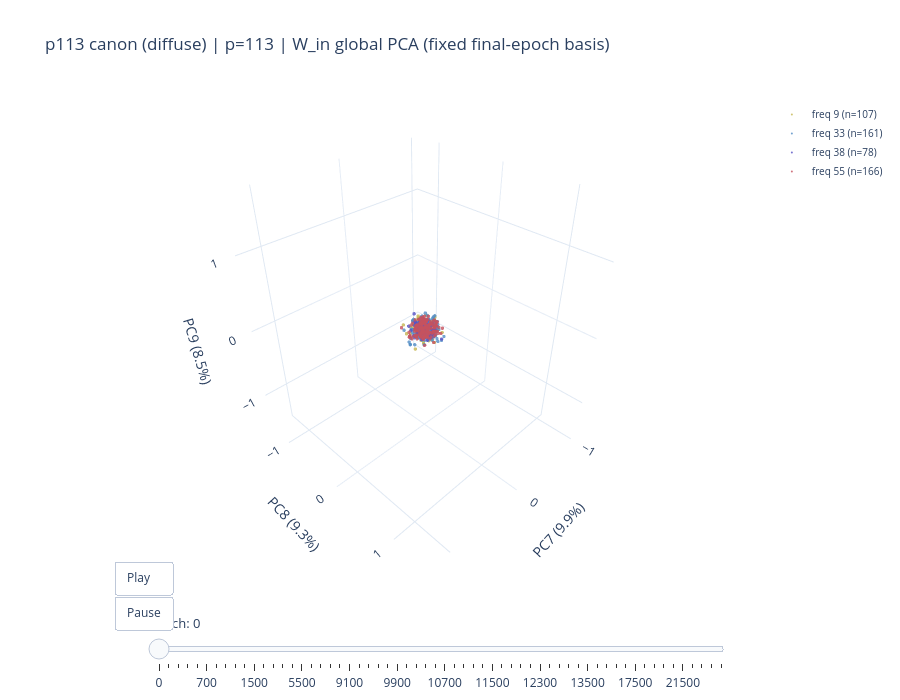

The notebook cell this image was saved under:
### Code cell
# Can only show 3 components at time in the 3D Scatter.
# Basis group index allows choosing sets of 3 at a time 
# to see if more dimensions are being used
basis_group_index = 2

# --- Run: p109 reference healthy, 60 frames ---
prime, model_seed, data_seed, label = MODELS[2]
v = family.get_variant(prime=prime, seed=model_seed, data_seed=data_seed)

proj = load_epoch_projections(v, n_frames=60, basis_group_index=basis_group_index)
print(f"Loaded {len(proj['epochs'])} epochs: {proj['epochs'][0]} → {proj['epochs'][-1]}")

fig = build_win_animation(proj, title_prefix=f"{label} | ", basis_group_index=basis_group_index)
fig.show()

### Figure 1 — Plotly figure (JSON) as saved in the notebook; plotly's stock layout.template omitted (floating-point values rounded to 4 significant figures; data arrays with more than 128 entries replaced by an {"elided": "..."} marker saying what was removed)
{"data": [{"marker": {"color": "rgb(197,183,82)", "opacity": 0.8, "size": 2}, "mode": "markers", "name": "freq 9 (n=107)", "showlegend": true, "type": "scatter3d", "x": [-0.1278, 0.05785, 0.04246, -0.004019, 0.05529, 0.1085, 0.09782, -0.06884, -0.002997, -0.07867, 0.2021, 0.01571, 0.02328, -0.06224, 0.04533, 0.06818, 0.0007174, -0.09928, 0.008866, 0.01125, 0.05172, -0.0002968, -0.02029, -0.06845, 0.06081, -0.06611, -0.01151, 0.1197, -0.00534, -0.08378, 0.06189, 0.1762, -0.06624, 0.1237, 0.0725, 0.03889, -0.003057, -0.08805, 0.05063, 0.05091, 0.01374, 0.01018, 0.01156, 0.05832, 0.1396, -0.01917, 0.07772, 0.02009, 0.05675, -0.003277, 0.1059, -0.09216, 0.05549, -0.07678, 0.08462, -0.005735, -0.09633, -0.007638, -0.01461, 0.006231, -0.01645, -0.03049, 0.03195, -0.06551, -0.03094, 0.02796, -0.01563, -0.01428, -0.05471, -0.05558, 0.05393, 0.06339, -0.06474, 0.03362, 0.202, -0.00968, -0.07896, 0.06566, -0.02393, 0.01467, -0.04119, 0.04228, 0.05634, -0.01495, -0.05853, -0.1157, -0.03894, -0.02167, 0.0548, -0.1678, 0.0636, -0.02873, -0.01366, 0.03198, -0.03287, 0.06311, -0.09703, -0.07478, -0.01948, -0.01055, -0.0917, -0.0006474, 0.07459, -0.05938, 0.02975, -0.1439, -0.0377], "y": [0.02648, 0.004894, -0.1421, -0.0197, 0.03003, 0.1066, -0.07377, 0.07047, 0.02707, -0.1259, -0.06338, 0.02636, -0.1191, 0.1486, 0.003081, -0.07286, -0.03224, 0.1765, 0.01428, 0.1512, -0.04904, 0.06857, 0.01383, -0.003337, -0.1659, 0.07135, 0.02558, 0.0325, 0.08102, 0.09252, -0.1422, -0.02891, -0.01923, 0.08549, -0.01034, -0.08535, 0.02115, 0.02993, -0.0474, 0.007257, 0.04329, -0.036, -0.03504, 0.004487, 0.006429, 0.05178, -0.0465, -0.02872, -0.03862, 0.01641, -0.008142, 0.0601, 0.03508, 0.009912, 0.008088, -0.03846, 0.03295, -0.1023, 0.09641, 0.0577, 0.09449, -0.0003223, -0.01763, 0.01831, -0.03522, 0.1902, 0.1209, 0.03144, -0.06688, -0.02643, 4.681e-05, 0.05557, 0.04626, -0.02168, -0.1141, -0.04955, 0.06, 0.03186, -0.04935, -0.02165, 0.1176, 0.01396, -0.03209, -0.01936, -0.03964, 0.02926, -0.002332, 0.07824, 0.01447, -0.05055, -0.04075, -0.03279, -0.06315, -0.06977, -0.01651, 0.002751, 0.03084, -0.1005, 0.06746, -0.02946, 0.0625, 0.00889, -0.04194, -0.01295, -0.1443, -0.0222, 0.06006], "z": [0.1175, 0.0236, 0.01992, -0.2324, -0.1012, 0.0004647, 0.03553, -0.07364, -0.06503, -0.006467, 0.01616, -0.008235, 0.01281, 0.0285, 0.04651, 0.1236, 0.0271, -0.02172, -0.1136, -0.05173, -0.01572, -0.1395, 0.01589, 0.02688, -0.02044, 0.1052, -0.1007, 0.2382, -0.02932, 0.007615, -0.03917, 0.01938, 0.03384, -0.04995, -0.06865, -0.08806, -0.05622, -0.1329, 0.189, -0.03763, 0.1036, 0.0202, 0.1498, -0.01846, -0.2087, 0.04176, -0.03959, -0.01823, 0.1069, 0.05542, -0.03074, 0.08409, -0.006938, 0.04032, 0.0008185, -0.08796, 0.08515, -0.02634, -0.1187, 0.02776, -0.09244, -0.06051, 0.04632, -0.1376, 0.001173, 0.09978, 0.02154, -0.03663, 0.07914, -0.01059, -0.01896, 0.1047, -0.01839, -0.09279, 0.1166, -0.0251, 0.1005, 0.08002, -0.0544, -0.01994, -0.1635, -0.01148, -0.07885, -0.008527, 0.1419, 0.09344, -0.0506, -0.09079, -0.008615, -0.04387, 0.1114, -0.1323, -0.005742, 0.1358, 0.04874, -0.04392, 0.07114, -0.07958, 0.046, -0.225, -0.1264, 0.1391, -0.04779, 0.06927, -0.07229, 0.01314, 0.0102]}, {"marker": {"color": "rgb(82,141,197)", "opacity": 0.8, "size": 2}, "mode": "markers", "name": "freq 33 (n=161)", "showlegend": true, "type": "scatter3d", "x": {"elided": "161 float values"}, "y": {"elided": "161 float values"}, "z": {"elided": "161 float values"}}, {"marker": {"color": "rgb(87,82,197)", "opacity": 0.8, "size": 2}, "mode": "markers", "name": "freq 38 (n=78)", "showlegend": true, "type": "scatter3d", "x": [0.01509, -0.01783, -0.004335, -0.06323, 0.01158, -0.1097, 0.004838, 0.01459, 0.02546, 0.01032, 0.02875, -0.07058, 0.01066, -0.05204, -0.01447, 0.06204, 0.1644, 0.1088, -0.03212, 0.1071, -0.01466, -0.06838, 0.1007, 0.01291, -0.0195, -0.01023, -0.04181, 0.004834, 0.02294, 0.06079, -0.0007314, 0.09065, -0.01394, -0.1053, -0.07376, 0.06001, 0.0342, 0.01023, -0.009622, 0.01407, -0.0837, -0.004321, -0.03475, -0.0493, -0.03595, 0.08365, 0.1957, -0.05337, 0.052, -0.06254, -0.08243, -0.1333, -0.003439, -0.02396, 0.01119, -0.07088, -0.01879, 0.003248, 0.0004126, -0.03521, 0.02313, 0.03849, 0.1171, 0.006799, -0.07392, -0.03502, 0.03675, 0.06058, 0.1499, -0.0218, -0.01206, -0.00858, -0.02816, -0.08123, -0.01696, -0.03858, -0.009552, -0.03826], "y": [-0.06564, 0.04031, -0.002416, 0.02347, -0.02312, -0.07421, -0.04648, -0.0449, 0.1153, 0.08108, 0.01131, -0.08034, -0.1484, -0.003714, 0.08674, -0.017, 0.0273, 0.09588, -0.02007, 0.06803, -0.04347, 0.05092, -0.01481, -0.145, -0.08828, -0.03038, 0.05818, -0.05687, -0.02104, -0.0819, 0.1162, -0.01119, -0.1056, 0.06391, 0.01231, -0.05385, 0.03514, -0.02643, 0.06614, -0.008688, 0.0392, -0.1177, 0.06617, -0.08517, 0.108, -0.02282, 0.0006852, -0.04456, -0.03382, -0.01284, 0.05435, 0.1337, 0.1278, -0.05534, -0.1622, -0.02145, 0.06134, 0.01221, 0.07312, -0.09018, 0.07422, -0.1282, -0.05088, -0.09169, 0.07763, 0.03009, -0.02003, 0.05091, -0.08974, -0.02305, -0.05621, -0.01183, -0.04036, 0.0402, 0.03242, -0.05839, 0.1043, -0.0823], "z": [0.07476, 0.0197, 0.09756, 0.04598, 0.08808, 0.02721, -0.03884, -0.0583, 0.1477, -0.0655, -0.0446, 0.02375, 0.03233, 0.01919, -0.02253, -0.02534, -0.01514, -0.02907, -0.02883, -0.05661, -0.0372, 0.06627, 0.06781, 0.03156, -0.01733, 0.128, -0.1277, 0.07404, -0.01333, 0.09779, 0.05153, -0.02686, 0.003743, -0.04893, -0.00291, -0.03214, -0.03228, 0.02675, 0.04268, 0.0192, 0.0277, 0.02326, -0.06917, -0.02077, -0.02231, -0.03929, 0.09027, 0.001092, -0.05814, -0.04109, -0.1378, -0.1597, 0.01669, 0.02284, 0.145, 0.0159, -0.05597, -0.1127, -0.0728, -0.05327, -0.1138, 0.009752, -0.05806, -0.03409, -0.01242, -0.1255, 0.03767, 0.0977, 0.08, -0.07064, -0.1716, -0.09247, -0.1321, -0.1043, 0.004463, 0.04327, 0.1119, 0.03957]}, {"marker": {"color": "rgb(197,82,95)", "opacity": 0.8, "size": 2}, "mode": "markers", "name": "freq 55 (n=166)", "showlegend": true, "type": "scatter3d", "x": {"elided": "166 float values"}, "y": {"elided": "166 float values"}, "z": {"elided": "166 float values"}}], "layout": {"height": 700, "legend": {"font": {"size": 10}, "x": 1.01, "y": 1}, "scene": {"xaxis": {"range": [-1.087, 1.274], "title": {"text": "PC7 (9.9%)"}}, "yaxis": {"range": [-1.389, 1.536], "title": {"text": "PC8 (9.3%)"}}, "zaxis": {"range": [-1.571, 1.707], "title": {"text": "PC9 (8.5%)"}}}, "sliders": [{"currentvalue": {"font": {"size": 13}, "prefix": "Epoch: "}, "len": 0.85, "pad": {"t": 50}, "steps": [{"args": [["0"], {"frame": {"duration": 0}, "mode": "immediate", "transition": {"duration": 0}}], "label": "0", "method": "animate"}, {"args": [["100"], {"frame": {"duration": 0}, "mode": "immediate", "transition": {"duration": 0}}], "label": "100", "method": "animate"}, {"args": [["300"], {"frame": {"duration": 0}, "mode": "immediate", "transition": {"duration": 0}}], "label": "300", "method": "animate"}, {"args": [["400"], {"frame": {"duration": 0}, "mode": "immediate", "transition": {"duration": 0}}], "label": "400", "method": "animate"}, {"args": [["600"], {"frame": {"duration": 0}, "mode": "immediate", "transition": {"duration": 0}}], "label": "600", "method": "animate"}, {"args": [["700"], {"frame": {"duration": 0}, "mode": "immediate", "transition": {"duration": 0}}], "label": "700", "method": "animate"}, {"args": [["900"], {"frame": {"duration": 0}, "mode": "immediate", "transition": {"duration": 0}}], "label": "900", "method": "animate"}, {"args": [["1100"], {"frame": {"duration": 0}, "mode": "immediate", "transition": {"duration": 0}}], "label": "1100", "method": "animate"}, {"args": [["1200"], {"frame": {"duration": 0}, "mode": "immediate", "transition": {"duration": 0}}], "label": "1200", "method": "animate"}, {"args": [["1400"], {"frame": {"duration": 0}, "mode": "immediate", "transition": {"duration": 0}}], "label": "1400", "method": "animate"}, {"args": [["1500"], {"frame": {"duration": 0}, "mode": "immediate", "transition": {"duration": 0}}], "label": "1500", "method": "animate"}, {"args": [["2500"], {"frame": {"duration": 0}, "mode": "immediate", "transition": {"duration": 0}}], "label": "2500", "method": "animate"}, {"args": [["3500"], {"frame": {"duration": 0}, "mode": "immediate", "transition": {"duration": 0}}], "label": "3500", "method": "animate"}, {"args": [["4000"], {"frame": {"duration": 0}, "mode": "immediate", "transition": {"duration": 0}}], "label": "4000", "method": "animate"}, {"args": [["5000"], {"frame": {"duration": 0}, "mode": "immediate", "transition": {"duration": 0}}], "label": "5000", "method": "animate"}, {"args": [["5500"], {"frame": {"duration": 0}, "mode": "immediate", "transition": {"duration": 0}}], "label": "5500", "method": "animate"}, {"args": [["6500"], {"frame": {"duration": 0}, "mode": "immediate", "transition": {"duration": 0}}], "label": "6500", "method": "animate"}, {"args": [["7500"], {"frame": {"duration": 0}, "mode": "immediate", "transition": {"duration": 0}}], "label": "7500", "method": "animate"}, {"args": [["8000"], {"frame": {"duration": 0}, "mode": "immediate", "transition": {"duration": 0}}], "label": "8000", "method": "animate"}, {"args": [["9000"], {"frame": {"duration": 0}, "mode": "immediate", "transition": {"duration": 0}}], "label": "9000", "method": "animate"}, {"args": [["9100"], {"frame": {"duration": 0}, "mode": "immediate", "transition": {"duration": 0}}], "label": "9100", "method": "animate"}, {"args": [["9300"], {"frame": {"duration": 0}, "mode": "immediate", "transition": {"duration": 0}}], "label": "9300", "method": "animate"}, {"args": [["9500"], {"frame": {"duration": 0}, "mode": "immediate", "transition": {"duration": 0}}], "label": "9500", "method": "animate"}, {"args": [["9600"], {"frame": {"duration": 0}, "mode": "immediate", "transition": {"duration": 0}}], "label": "9600", "method": "animate"}, {"args": [["9800"], {"frame": {"duration": 0}, "mode": "immediate", "transition": {"duration": 0}}], "label": "9800", "method": "animate"}, {"args": [["9900"], {"frame": {"duration": 0}, "mode": "immediate", "transition": {"duration": 0}}], "label": "9900", "method": "animate"}, {"args": [["10100"], {"frame": {"duration": 0}, "mode": "immediate", "transition": {"duration": 0}}], "label": "10100", "method": "animate"}, {"args": [["10300"], {"frame": {"duration": 0}, "mode": "immediate", "transition": {"duration": 0}}], "label": "10300", "method": "animate"}, {"args": [["10400"], {"frame": {"duration": 0}, "mode": "immediate", "transition": {"duration": 0}}], "label": "10400", "method": "animate"}, {"args": [["10600"], {"frame": {"duration": 0}, "mode": "immediate", "transition": {"duration": 0}}], "label": "10600", "method": "animate"}, {"args": [["10700"], {"frame": {"duration": 0}, "mode": "immediate", "transition": {"duration": 0}}], "label": "10700", "method": "animate"}, {"args": [["10900"], {"frame": {"duration": 0}, "mode": "immediate", "transition": {"duration": 0}}], "label": "10900", "method": "animate"}, {"args": [["11000"], {"frame": {"duration": 0}, "mode": "immediate", "transition": {"duration": 0}}], "label": "11000", "method": "animate"}, {"args": [["11200"], {"frame": {"duration": 0}, "mode": "immediate", "transition": {"duration": 0}}], "label": "11200", "method": "animate"}, {"args": [["11400"], {"frame": {"duration": 0}, "mode": "immediate", "transition": {"duration": 0}}], "label": "11400", "method": "animate"}, {"args": [["11500"], {"frame": {"duration": 0}, "mode": "immediate", "transition": {"duration": 0}}], "label": "11500", "method": "animate"}, {"args": [["11700"], {"frame": {"duration": 0}, "mode": "immediate", "transition": {"duration": 0}}], "label": "11700", "method": "animate"}, {"args": [["11800"], {"frame": {"duration": 0}, "mode": "immediate", "transition": {"duration": 0}}], "label": "11800", "method": "animate"}, {"args": [["12000"], {"frame": {"duration": 0}, "mode": "immediate", "transition": {"duration": 0}}], "label": "12000", "method": "animate"}, {"args": [["12200"], {"frame": {"duration": 0}, "mode": "immediate", "transition": {"duration": 0}}], "label": "12200", "method": "animate"}, {"args": [["12300"], {"frame": {"duration": 0}, "mode": "immediate", "transition": {"duration": 0}}], "label": "12300", "method": "animate"}, {"args": [["12500"], {"frame": {"duration": 0}, "mode": "immediate", "transition": {"duration": 0}}], "label": "12500", "method": "animate"}, {"args": [["12600"], {"frame": {"duration": 0}, "mode": "immediate", "transition": {"duration": 0}}], "label": "12600", "method": "animate"}, {"args": [["12800"], {"frame": {"duration": 0}, "mode": "immediate", "transition": {"duration": 0}}], "label": "12800", "method": "animate"}, {"args": [["13000"], {"frame": {"duration": 0}, "mode": "immediate", "transition": {"duration": 0}}], "label": "13000", "method": "animate"}, {"args": [["13500"], {"frame": {"duration": 0}, "mode": "immediate", "transition": {"duration": 0}}], "label": "13500", "method": "animate"}, {"args": [["14500"], {"frame": {"duration": 0}, "mode": "immediate", "transition": {"duration": 0}}], "label": "14500", "method": "animate"}, {"args": [["15000"], {"frame": {"duration": 0}, "mode": "immediate", "transition": {"duration": 0}}], "label": "15000", "method": "animate"}, {"args": [["16000"], {"frame": {"duration": 0}, "mode": "immediate", "transition": {"duration": 0}}], "label": "16000", "method": "animate"}, {"args": [["17000"], {"frame": {"duration": 0}, "mode": "immediate", "transition": {"duration": 0}}], "label": "17000", "method": "animate"}, {"args": [["17500"], {"frame": {"duration": 0}, "mode": "immediate", "transition": {"duration": 0}}], "label": "17500", "method": "animate"}, {"args": [["18500"], {"frame": {"duration": 0}, "mode": "immediate", "transition": {"duration": 0}}], "label": "18500", "method": "animate"}, {"args": [["19000"], {"frame": {"duration": 0}, "mode": "immediate", "transition": {"duration": 0}}], "label": "19000", "method": "animate"}, {"args": [["20000"], {"frame": {"duration": 0}, "mode": "immediate", "transition": {"duration": 0}}], "label": "20000", "method": "animate"}, {"args": [["21000"], {"frame": {"duration": 0}, "mode": "immediate", "transition": {"duration": 0}}], "label": "21000", "method": "animate"}, {"args": [["21500"], {"frame": {"duration": 0}, "mode": "immediate", "transition": {"duration": 0}}], "label": "21500", "method": "animate"}, {"args": [["22500"], {"frame": {"duration": 0}, "mode": "immediate", "transition": {"duration": 0}}], "label": "22500", "method": "animate"}, {"args": [["23000"], {"frame": {"duration": 0}, "mode": "immediate", "transition": {"duration": 0}}], "label": "23000", "method": "animate"}, {"args": [["24000"], {"frame": {"duration": 0}, "mode": "immediate", "transition": {"duration": 0}}], "label": "24000", "method": "animate"}, {"args": [["24999"], {"frame": {"duration": 0}, "mode": "immediate", "transition": {"duration": 0}}], "label": "24999", "method": "animate"}], "x": 0.1}], "title": {"text": "p113 canon (diffuse) | p=113 | W_in global PCA (fixed final-epoch basis)"}, "updatemenus": [{"buttons": [{"args": [null, {"frame": {"duration": 150}, "fromcurrent": true, "transition": {"duration": 0}}], "label": "Play", "method": "animate"}, {"args": [[null], {"frame": {"duration": 0}, "mode": "immediate"}], "label": "Pause", "method": "animate"}], "showactive": false, "type": "buttons", "x": 0.05, "xanchor": "left", "y": 0, "yanchor": "top"}]}}
